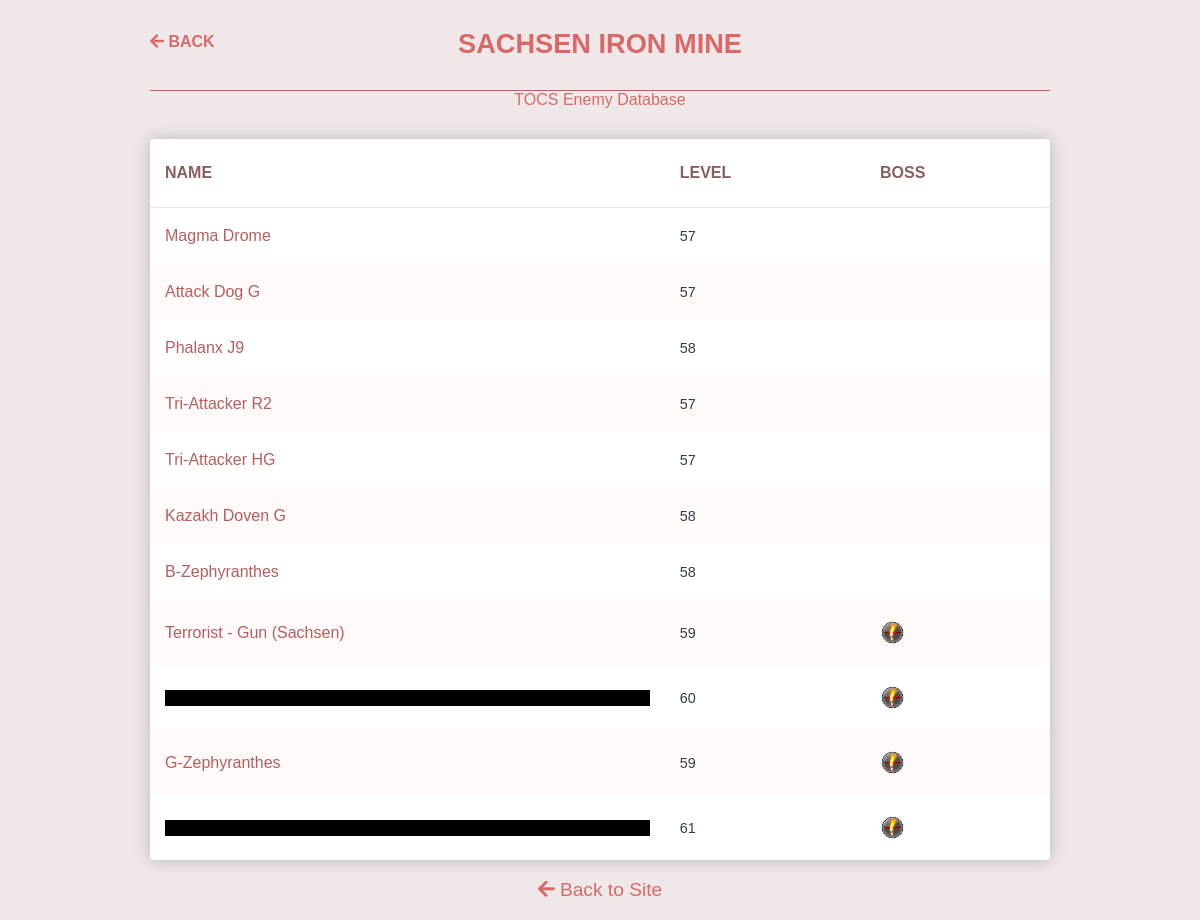
The page /tocs/Sachsen Iron Mine/ on the database its author committed.
### tocs_database/models.py (models this page shows, shortened)
class Location(models.Model):
    name = models.CharField(max_length=50, help_text='Locations with enemies', unique=True)
    dates = models.DateField(help_text='Enter First Ingame date that player visits Location')
    high_elements = models.BooleanField(default=False)
    class Meta:
        ordering = ['dates']

class Enemy(models.Model):
    boss = models.BooleanField(default=False)
    spoiler = models.BooleanField(default=False)
    boss_notes = models.TextField(max_length=2000, blank=True, help_text='Enter notes or advice on fight.')
    name = models.CharField(max_length=50, help_text='Enter enemy name/title')
    profile_pic = models.ImageField(upload_to='', null=True)
    location = models.ForeignKey('Location', on_delete=models.RESTRICT)
    level = models.IntegerField(help_text= 'Enter enemy Level')
    HP = models.IntegerField()
    EXP = models.IntegerField()
    STR = models.IntegerField()
    DEF = models.IntegerField()
    ATS = models.IntegerField()
    ADF = models.IntegerField()
    SPD = models.IntegerField()
    bio = models.TextField(help_text='Enter enemy biography')
    earth_efficacy = models.IntegerField(default=100)
    water_efficacy = models.IntegerField(default=100)
    fire_efficacy = models.IntegerField(default=100)
    wind_efficacy = models.IntegerField(default=100)
    time_efficacy = models.IntegerField(null=True, blank=True)
    space_efficacy = models.IntegerField(null=True, blank=True)
    mirage_efficacy = models.IntegerField(null=True, blank=True)
    skills = models.ManyToManyField('Skill', help_text='Enemy skills', blank=True)
    earth_sepith = models.IntegerField(default=0)
    water_sepith = models.IntegerField(default=0)
    fire_sepith = models.IntegerField(default=0)
    wind_sepith = models.IntegerField(default=0)
    time_sepith = models.IntegerField(default=0)
    space_sepith = models.IntegerField(default=0)
    mirage_sepith = models.IntegerField(default=0)
    mass_sepith = models.IntegerField(default=0)
    items = models.ManyToManyField('ItemDrop', help_text='Item Drops for enemy')
    efficacy = (
        ('0', '0'),
        ('1', '1'),
        ('2', '2'),
        ('3', '3'),
        ('4', '4'),
        ('5', '5'),
    )
    slash = models.CharField(choices=efficacy, default='1', max_length=10)
    thrust = models.CharField(choices=efficacy, default='1', max_length=10)
    pierce = models.CharField(choices=efficacy, default='1', max_length=10)
    strike = models.CharField(choices=efficacy, default='1', max_length=10)
    poison_efficacy = models.IntegerField(default=100)
    seal_efficacy = models.IntegerField(default=100)
    mute_efficacy = models.IntegerField(default=100)
    blind_efficacy = models.IntegerField(default=100)
    sleep_efficacy = models.IntegerField(default=100)
    burn_efficacy = models.IntegerField(default=100)
    freeze_efficacy = models.IntegerField(default=100)
    petrify_efficacy = models.IntegerField(default=100)
    faint_efficacy = models.IntegerField(default=100)
    confuse_efficacy = models.IntegerField(default=100)
    deathblow_efficacy = models.IntegerField(default=100)
    nightmare_efficacy = models.IntegerField(default=100)
    at_delay_efficacy = models.IntegerField(default=100)
    vanish_efficacy = models.IntegerField(default=100)
    s_down_efficacy = models.IntegerField(default=100)

### tocs_database/views.py (the view)
# urls.py: path('<str:location_name>/', views.location_view)
def location_view(request, location_name):
    location = get_object_or_404(Location, name=location_name)
    enemies_in_location = Enemy.objects.all()
    context = {'enemy': enemies_in_location, 'location': location, 'title':f'{location_name} Area Profile'}
    return render(request, 'locations.html', context)

### tocs_database/templates/locations.html (shortened to what this page needs)
{% extends 'layout.html' %}
{% load static %}
{% block extra_css %}
    <link rel="stylesheet" href="{% static 'css/users.css' %}" type="text/css" />
    <link rel="stylesheet" href="{% static 'css/get.css' %}" type="text/css" />
{% endblock %}
{% block content %}
    <div class="viewport">
        <header>
           <h1 class="page-title"> {{ location.name }} </h1>
           <a href="/tocs/" class="back-button"><i class="fas fa-arrow-left"></i> Back</a>
        </header>
        <a href="/tocs/">TOCS Enemy Database</a>
        <div class="users-container">
                    <table class="users-table">
                        <thead>
                        <tr>
                            <th>Name</th>
                            <th>Level</th>
                            <th>Boss</th>
                        </tr>
                        </thead>
                        <tbody>
                        {% for monster in enemy %}
                        {% if location.name == monster.location.name %}
                        <tr>
                            {% if monster.spoiler %}
                            <td class="user-name"><a href="/tocs/{{ monster.location.name }}/{{ monster.name }}"><span class="spoiler">{{ monster.name }}</span></a></td>
                            {% else %}
                            <td class="user-name"><a href="/tocs/{{ monster.location.name }}/{{ monster.name }}"><span>{{ monster.name }}</span></a></td>
                            {% endif %}
                            <td class="user-location"><span>{{ monster.level }}</span></td>
                            <td colspan="2" style="white-space:nowrap"><span class="icon" title="Boss Icon">
                            {% if monster.boss %}
                                <img alt="Critical.png" src="{% static 'images/Critical.png' %}" decoding="async" width="25" height="25" style="margin-left: auto; margin-right: auto;vertical-align: text-top;"></span></td>
                            {% endif %}
                        </tr>
                        {% endif %}
                        {% endfor %}
                        </tbody>
                    </table>
        </div>
        <p>
        <a href="/index" class="back-to-users" style="padding-bottom: 20px;"><i class="fas fa-arrow-left"></i> <span>Back to Site</span></a>
        </p>
    </div>
{% endblock %}

### tocs_database/static/css/styles.css (style rules this page uses)
html { height: 100%; }
body { display: flex; justify-content: space-between; height: 100%; margin: 0; background: #60000017; font-family: proxima-nova, sans-serif; text-align: center; }
.viewport { width: 100%; }
.page-title { margin: 20px 0 3px; color: #d96969; font-family: proxima-nova, sans-serif; font-size: 1.7em; line-height: 1; text-transform: uppercase; }
p { color: #5f6988; font-size: 1.2em; }
a { color: #d96969; font-weight: 500; text-decoration: none; transition: all .2s ease; }

### tocs_database/static/css/header.css (style rules this page uses)
header { max-width: 900px; margin: 0 auto; position: relative; padding: 30px 0; border-bottom: 1px solid #b86061; }
.page-title { margin: 0 auto; }
.back-button { position: absolute; top: 0; bottom: 0; left: 0; margin: auto; color: #d96969; font-size: 1em; font-weight: bold; text-transform: uppercase; height: 25px; }

### tocs_database/static/css/users.css (style rules this page uses)
.users-container { width: 900px; max-width: 100%; height: fit-content; margin: 30px auto 0; overflow: hidden; box-shadow: 0 0 15px rgba(64, 66, 72, 0.3); }
.spoiler { color: black; background-color:black; transition-property: background-color, color; transition-duration: 0.2s; }
tr td:first-of-type, tr th:first-of-type { min-width: unset; }
.users-table tr:nth-child(even) { background: #fefafa; }
.users-table td { padding: 20px 15px; line-height: 1; min-width: unset; }
.users-table th { min-width: unset; padding: 25px 15px; }
.user-name span { font-size: 1em; }
.user-name a { color: #b75e5e; }

### tocs_database/static/css/get.css (style rules this page uses)
table { width: 100%; border-radius: 4px; background: white; box-shadow: 0 0 15px rgba(64, 66, 72, 0.3); color: #353f4a; border-spacing: 0; }
table td { min-width: 141px; padding: 8px 15px; overflow: hidden; text-align: left; text-overflow: ellipsis; white-space: nowrap; }
table td span { display: block; max-width: 840px; overflow: hidden; font-size: .9em; text-overflow: ellipsis; white-space: nowrap; }
table th { min-width: 141px; padding: 20px 15px; border-bottom: 1px solid #e6e6e6; color: #885e5e; font-weight: 600; text-align: left; text-transform: uppercase; }

### rows shown on the page
Location: name "SACHSEN IRON MINE"
Enemy: name "Magma Drome", level "57"
Enemy: name "Attack Dog G", level "57"
Enemy: name "Phalanx J9", level "58"
Enemy: name "Tri-Attacker R2", level "57"
Enemy: name "Tri-Attacker HG", level "57"
Enemy: name "Kazakh Doven G", level "58"
Enemy: name "B-Zephyranthes", level "58"
Enemy: name "Terrorist - Gun (Sachsen)", level "59", boss True (drawn)
Enemy: level "60", boss True (drawn)
Enemy: name "G-Zephyranthes", level "59", boss True (drawn)
Enemy: level "61", boss True (drawn)
